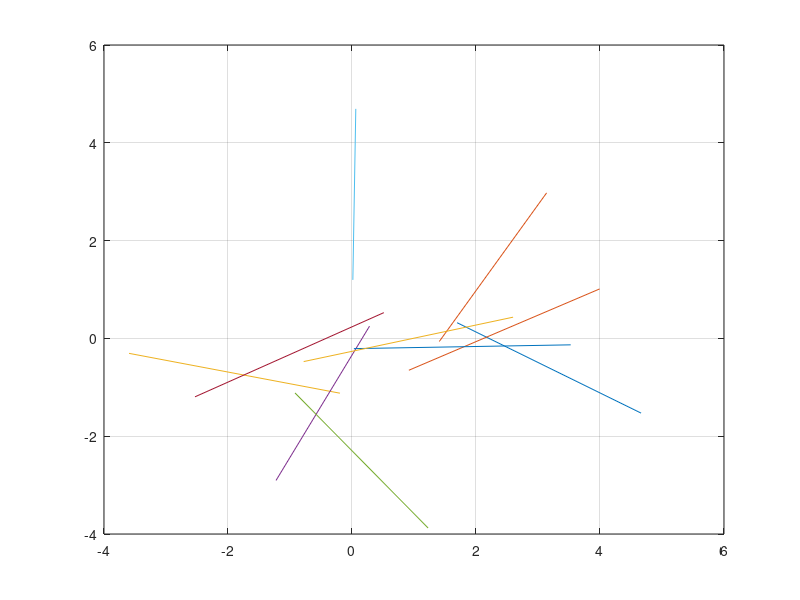

Write the MATLAB code that produced this figure.
% Q1p3
% assign position arrays
kb = 1.3806504e-23;               % Boltzmann constant
T = 300;                          % temperature, in Kalvin
me = 0.26*9.10938215e-31;         % electron mass
VThermal = kb*T/me;               % thermal velocity

dt = 0.2e-12;
TStop = 1000 * dt;
TTest = 2;
nParticles = 10;
% trace initialization
TraceParticlesX = zeros(TStop/dt,nParticles);
TraceParticlesY = zeros(TStop/dt,nParticles);
% assigning initial positions
PositionParticlesX = randn([1,nParticles]);
PositionParticlesY = randn([1,nParticles]);
%add this to update function later
TraceParticlesX(1,:) = PositionParticlesX;
TraceParticlesY(1,:) = PositionParticlesY;

% assigning initial velocity
AngleParticle = 360*rand([1,nParticles]);
VelocityParticleX = VThermal*cos(AngleParticle);
VelocityParticleY = VThermal*sin(AngleParticle);
% update trace, delete motiplier later on
TraceParticlesX(2,:) = PositionParticlesX + VelocityParticleX*1000*dt;
TraceParticlesY(2,:) = PositionParticlesY + VelocityParticleY*1000*dt;

% plot(TraceParticlesX(1:2,2),TraceParticlesY(1:2,2));
for R = 1:nParticles
    plot(TraceParticlesX(1:TTest,R),TraceParticlesY(1:TTest,R));
    hold on;
end
grid on